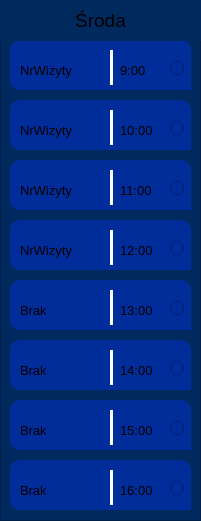
   <widget class="QFrame" name="frame_11">
    <property name="geometry">
     <rect>
      <x>450</x>
      <y>120</y>
      <width>201</width>
      <height>521</height>
     </rect>
    </property>
    <property name="styleSheet">
     <string notr="true">background-color: rgb(0, 41, 94);</string>
    </property>
    <property name="frameShape">
     <enum>QFrame::Shape::StyledPanel</enum>
    </property>
    <property name="frameShadow">
     <enum>QFrame::Shadow::Raised</enum>
    </property>
    <widget class="QFrame" name="frame_82">
     <property name="geometry">
      <rect>
       <x>10</x>
       <y>40</y>
       <width>181</width>
       <height>50</height>
      </rect>
     </property>
     <property name="styleSheet">
      <string notr="true">background-color: rgb(0, 45, 154);
border-radius: 10px;</string>
     </property>
     <property name="frameShape">
      <enum>QFrame::Shape::StyledPanel</enum>
     </property>
     <property name="frameShadow">
      <enum>QFrame::Shadow::Raised</enum>
     </property>
     <widget class="QLabel" name="label_153">
      <property name="geometry">
       <rect>
        <x>10</x>
        <y>10</y>
        <width>121</width>
        <height>41</height>
       </rect>
      </property>
      <property name="font">
       <font>
        <pointsize>10</pointsize>
        <bold>false</bold>
       </font>
      </property>
      <property name="layoutDirection">
       <enum>Qt::LayoutDirection::LeftToRight</enum>
      </property>
      <property name="styleSheet">
       <string notr="true"/>
      </property>
      <property name="text">
       <string>NrWizyty</string>
      </property>
      <property name="textFormat">
       <enum>Qt::TextFormat::RichText</enum>
      </property>
      <property name="alignment">
       <set>Qt::AlignmentFlag::AlignLeading|Qt::AlignmentFlag::AlignLeft|Qt::AlignmentFlag::AlignVCenter</set>
      </property>
     </widget>
     <widget class="Line" name="line_75">
      <property name="geometry">
       <rect>
        <x>100</x>
        <y>10</y>
        <width>3</width>
        <height>35</height>
       </rect>
      </property>
      <property name="styleSheet">
       <string notr="true">background-color: white;</string>
      </property>
      <property name="orientation">
       <enum>Qt::Orientation::Vertical</enum>
      </property>
     </widget>
     <widget class="QLabel" name="label_154">
      <property name="geometry">
       <rect>
        <x>110</x>
        <y>10</y>
        <width>131</width>
        <height>41</height>
       </rect>
      </property>
      <property name="font">
       <font>
        <pointsize>10</pointsize>
        <bold>false</bold>
       </font>
      </property>
      <property name="layoutDirection">
       <enum>Qt::LayoutDirection::LeftToRight</enum>
      </property>
      <property name="styleSheet">
       <string notr="true"/>
      </property>
      <property name="text">
       <string>9:00</string>
      </property>
      <property name="textFormat">
       <enum>Qt::TextFormat::RichText</enum>
      </property>
      <property name="alignment">
       <set>Qt::AlignmentFlag::AlignLeading|Qt::AlignmentFlag::AlignLeft|Qt::AlignmentFlag::AlignVCenter</set>
      </property>
     </widget>
     <widget class="QRadioButton" name="radioButton_37">
      <property name="geometry">
       <rect>
        <x>160</x>
        <y>15</y>
        <width>112</width>
        <height>26</height>
       </rect>
      </property>
      <property name="text">
       <string/>
      </property>
     </widget>
    </widget>
    <widget class="QLabel" name="label_11">
     <property name="geometry">
      <rect>
       <x>0</x>
       <y>0</y>
       <width>201</width>
       <height>41</height>
      </rect>
     </property>
     <property name="font">
      <font>
       <pointsize>14</pointsize>
       <bold>false</bold>
      </font>
     </property>
     <property name="layoutDirection">
      <enum>Qt::LayoutDirection::RightToLeft</enum>
     </property>
     <property name="styleSheet">
      <string notr="true"/>
     </property>
     <property name="text">
      <string>Środa</string>
     </property>
     <property name="textFormat">
      <enum>Qt::TextFormat::RichText</enum>
     </property>
     <property name="alignment">
      <set>Qt::AlignmentFlag::AlignCenter</set>
     </property>
    </widget>
    <widget class="QFrame" name="frame_83">
     <property name="geometry">
      <rect>
       <x>10</x>
       <y>100</y>
       <width>181</width>
       <height>50</height>
      </rect>
     </property>
     <property name="styleSheet">
      <string notr="true">background-color: rgb(0, 45, 154);
border-radius: 10px;</string>
     </property>
     <property name="frameShape">
      <enum>QFrame::Shape::StyledPanel</enum>
     </property>
     <property name="frameShadow">
      <enum>QFrame::Shadow::Raised</enum>
     </property>
     <widget class="QLabel" name="label_155">
      <property name="geometry">
       <rect>
        <x>10</x>
        <y>10</y>
        <width>121</width>
        <height>41</height>
       </rect>
      </property>
      <property name="font">
       <font>
        <pointsize>10</pointsize>
        <bold>false</bold>
       </font>
      </property>
      <property name="layoutDirection">
       <enum>Qt::LayoutDirection::LeftToRight</enum>
      </property>
      <property name="styleSheet">
       <string notr="true"/>
      </property>
      <property name="text">
       <string>NrWizyty</string>
      </property>
      <property name="textFormat">
       <enum>Qt::TextFormat::RichText</enum>
      </property>
      <property name="alignment">
       <set>Qt::AlignmentFlag::AlignLeading|Qt::AlignmentFlag::AlignLeft|Qt::AlignmentFlag::AlignVCenter</set>
      </property>
     </widget>
     <widget class="Line" name="line_76">
      <property name="geometry">
       <rect>
        <x>100</x>
        <y>10</y>
        <width>3</width>
        <height>35</height>
       </rect>
      </property>
      <property name="styleSheet">
       <string notr="true">background-color: white;</string>
      </property>
      <property name="orientation">
       <enum>Qt::Orientation::Vertical</enum>
      </property>
     </widget>
     <widget class="QLabel" name="label_156">
      <property name="geometry">
       <rect>
        <x>110</x>
        <y>10</y>
        <width>131</width>
        <height>41</height>
       </rect>
      </property>
      <property name="font">
       <font>
        <pointsize>10</pointsize>
        <bold>false</bold>
       </font>
      </property>
      <property name="layoutDirection">
       <enum>Qt::LayoutDirection::LeftToRight</enum>
      </property>
      <property name="styleSheet">
       <string notr="true"/>
      </property>
      <property name="text">
       <string>10:00</string>
      </property>
      <property name="textFormat">
       <enum>Qt::TextFormat::RichText</enum>
      </property>
      <property name="alignment">
       <set>Qt::AlignmentFlag::AlignLeading|Qt::AlignmentFlag::AlignLeft|Qt::AlignmentFlag::AlignVCenter</set>
      </property>
     </widget>
     <widget class="QRadioButton" name="radioButton_38">
      <property name="geometry">
       <rect>
        <x>160</x>
        <y>15</y>
        <width>112</width>
        <height>26</height>
       </rect>
      </property>
      <property name="text">
       <string/>
      </property>
     </widget>
    </widget>
    <widget class="QFrame" name="frame_84">
     <property name="geometry">
      <rect>
       <x>10</x>
       <y>160</y>
       <width>181</width>
       <height>50</height>
      </rect>
     </property>
     <property name="styleSheet">
      <string notr="true">background-color: rgb(0, 45, 154);
border-radius: 10px;</string>
     </property>
     <property name="frameShape">
      <enum>QFrame::Shape::StyledPanel</enum>
     </property>
     <property name="frameShadow">
      <enum>QFrame::Shadow::Raised</enum>
     </property>
     <widget class="QLabel" name="label_157">
      <property name="geometry">
       <rect>
        <x>10</x>
        <y>10</y>
        <width>121</width>
        <height>41</height>
       </rect>
      </property>
      <property name="font">
       <font>
        <pointsize>10</pointsize>
        <bold>false</bold>
       </font>
      </property>
      <property name="layoutDirection">
       <enum>Qt::LayoutDirection::LeftToRight</enum>
      </property>
      <property name="styleSheet">
       <string notr="true"/>
      </property>
      <property name="text">
       <string>NrWizyty</string>
      </property>
      <property name="textFormat">
       <enum>Qt::TextFormat::RichText</enum>
      </property>
      <property name="alignment">
       <set>Qt::AlignmentFlag::AlignLeading|Qt::AlignmentFlag::AlignLeft|Qt::AlignmentFlag::AlignVCenter</set>
      </property>
     </widget>
     <widget class="Line" name="line_77">
      <property name="geometry">
       <rect>
        <x>100</x>
        <y>10</y>
        <width>3</width>
        <height>35</height>
       </rect>
      </property>
      <property name="styleSheet">
       <string notr="true">background-color: white;</string>
      </property>
      <property name="orientation">
       <enum>Qt::Orientation::Vertical</enum>
      </property>
     </widget>
     <widget class="QLabel" name="label_158">
      <property name="geometry">
       <rect>
        <x>110</x>
        <y>10</y>
        <width>131</width>
        <height>41</height>
       </rect>
      </property>
      <property name="font">
       <font>
        <pointsize>10</pointsize>
        <bold>false</bold>
       </font>
      </property>
      <property name="layoutDirection">
       <enum>Qt::LayoutDirection::LeftToRight</enum>
      </property>
      <property name="styleSheet">
       <string notr="true"/>
      </property>
      <property name="text">
       <string>11:00</string>
      </property>
      <property name="textFormat">
       <enum>Qt::TextFormat::RichText</enum>
      </property>
      <property name="alignment">
       <set>Qt::AlignmentFlag::AlignLeading|Qt::AlignmentFlag::AlignLeft|Qt::AlignmentFlag::AlignVCenter</set>
      </property>
     </widget>
     <widget class="QRadioButton" name="radioButton_39">
      <property name="geometry">
       <rect>
        <x>160</x>
        <y>15</y>
        <width>112</width>
        <height>26</height>
       </rect>
      </property>
      <property name="text">
       <string/>
      </property>
     </widget>
    </widget>
    <widget class="QFrame" name="frame_85">
     <property name="geometry">
      <rect>
       <x>10</x>
       <y>340</y>
       <width>181</width>
       <height>50</height>
      </rect>
     </property>
     <property name="styleSheet">
      <string notr="true">background-color: rgb(0, 45, 154);
border-radius: 10px;</string>
     </property>
     <property name="frameShape">
      <enum>QFrame::Shape::StyledPanel</enum>
     </property>
     <property name="frameShadow">
      <enum>QFrame::Shadow::Raised</enum>
     </property>
     <widget class="QLabel" name="label_159">
      <property name="geometry">
       <rect>
        <x>10</x>
        <y>10</y>
        <width>121</width>
        <height>41</height>
       </rect>
      </property>
      <property name="font">
       <font>
        <pointsize>10</pointsize>
        <bold>false</bold>
       </font>
      </property>
      <property name="layoutDirection">
       <enum>Qt::LayoutDirection::LeftToRight</enum>
      </property>
      <property name="styleSheet">
       <string notr="true"/>
      </property>
      <property name="text">
       <string>Brak</string>
      </property>
      <property name="textFormat">
       <enum>Qt::TextFormat::RichText</enum>
      </property>
      <property name="alignment">
       <set>Qt::AlignmentFlag::AlignLeading|Qt::AlignmentFlag::AlignLeft|Qt::AlignmentFlag::AlignVCenter</set>
      </property>
     </widget>
     <widget class="Line" name="line_78">
      <property name="geometry">
       <rect>
        <x>100</x>
        <y>10</y>
        <width>3</width>
        <height>35</height>
       </rect>
      </property>
      <property name="styleSheet">
       <string notr="true">background-color: white;</string>
      </property>
      <property name="orientation">
       <enum>Qt::Orientation::Vertical</enum>
      </property>
     </widget>
     <widget class="QLabel" name="label_160">
      <property name="geometry">
       <rect>
        <x>110</x>
        <y>10</y>
        <width>131</width>
        <height>41</height>
       </rect>
      </property>
      <property name="font">
       <font>
        <pointsize>10</pointsize>
        <bold>false</bold>
       </font>
      </property>
      <property name="layoutDirection">
       <enum>Qt::LayoutDirection::LeftToRight</enum>
      </property>
      <property name="styleSheet">
       <string notr="true"/>
      </property>
      <property name="text">
       <string>14:00</string>
      </property>
      <property name="textFormat">
       <enum>Qt::TextFormat::RichText</enum>
      </property>
      <property name="alignment">
       <set>Qt::AlignmentFlag::AlignLeading|Qt::AlignmentFlag::AlignLeft|Qt::AlignmentFlag::AlignVCenter</set>
      </property>
     </widget>
     <widget class="QRadioButton" name="radioButton_40">
      <property name="geometry">
       <rect>
        <x>160</x>
        <y>15</y>
        <width>112</width>
        <height>26</height>
       </rect>
      </property>
      <property name="text">
       <string/>
      </property>
     </widget>
    </widget>
    <widget class="QFrame" name="frame_86">
     <property name="geometry">
      <rect>
       <x>10</x>
       <y>280</y>
       <width>181</width>
       <height>50</height>
      </rect>
     </property>
     <property name="styleSheet">
      <string notr="true">background-color: rgb(0, 45, 154);
border-radius: 10px;</string>
     </property>
     <property name="frameShape">
      <enum>QFrame::Shape::StyledPanel</enum>
     </property>
     <property name="frameShadow">
      <enum>QFrame::Shadow::Raised</enum>
     </property>
     <widget class="QLabel" name="label_161">
      <property name="geometry">
       <rect>
        <x>10</x>
        <y>10</y>
        <width>121</width>
        <height>41</height>
       </rect>
      </property>
      <property name="font">
       <font>
        <pointsize>10</pointsize>
        <bold>false</bold>
       </font>
      </property>
      <property name="layoutDirection">
       <enum>Qt::LayoutDirection::LeftToRight</enum>
      </property>
      <property name="styleSheet">
       <string notr="true"/>
      </property>
      <property name="text">
       <string>Brak</string>
      </property>
      <property name="textFormat">
       <enum>Qt::TextFormat::RichText</enum>
      </property>
      <property name="alignment">
       <set>Qt::AlignmentFlag::AlignLeading|Qt::AlignmentFlag::AlignLeft|Qt::AlignmentFlag::AlignVCenter</set>
      </property>
     </widget>
     <widget class="Line" name="line_79">
      <property name="geometry">
       <rect>
        <x>100</x>
        <y>10</y>
        <width>3</width>
        <height>35</height>
       </rect>
      </property>
      <property name="styleSheet">
       <string notr="true">background-color: white;</string>
      </property>
      <property name="orientation">
       <enum>Qt::Orientation::Vertical</enum>
      </property>
     </widget>
     <widget class="QLabel" name="label_162">
      <property name="geometry">
       <rect>
        <x>110</x>
        <y>10</y>
        <width>131</width>
        <height>41</height>
       </rect>
      </property>
      <property name="font">
       <font>
        <pointsize>10</pointsize>
        <bold>false</bold>
       </font>
      </property>
      <property name="layoutDirection">
       <enum>Qt::LayoutDirection::LeftToRight</enum>
      </property>
      <property name="styleSheet">
       <string notr="true"/>
      </property>
      <property name="text">
       <string>13:00</string>
      </property>
      <property name="textFormat">
       <enum>Qt::TextFormat::RichText</enum>
      </property>
      <property name="alignment">
       <set>Qt::AlignmentFlag::AlignLeading|Qt::AlignmentFlag::AlignLeft|Qt::AlignmentFlag::AlignVCenter</set>
      </property>
     </widget>
     <widget class="QRadioButton" name="radioButton_41">
      <property name="geometry">
       <rect>
        <x>160</x>
        <y>15</y>
        <width>112</width>
        <height>26</height>
       </rect>
      </property>
      <property name="text">
       <string/>
      </property>
     </widget>
    </widget>
    <widget class="QFrame" name="frame_87">
     <property name="geometry">
      <rect>
       <x>10</x>
       <y>220</y>
       <width>181</width>
       <height>50</height>
      </rect>
     </property>
     <property name="styleSheet">
      <string notr="true">background-color: rgb(0, 45, 154);
border-radius: 10px;</string>
     </property>
     <property name="frameShape">
      <enum>QFrame::Shape::StyledPanel</enum>
     </property>
     <property name="frameShadow">
      <enum>QFrame::Shadow::Raised</enum>
     </property>
     <widget class="QLabel" name="label_163">
      <property name="geometry">
       <rect>
        <x>10</x>
        <y>10</y>
        <width>121</width>
        <height>41</height>
       </rect>
      </property>
      <property name="font">
       <font>
        <pointsize>10</pointsize>
        <bold>false</bold>
       </font>
      </property>
      <property name="layoutDirection">
       <enum>Qt::LayoutDirection::LeftToRight</enum>
      </property>
      <property name="styleSheet">
       <string notr="true"/>
      </property>
      <property name="text">
       <string>NrWizyty</string>
      </property>
      <property name="textFormat">
       <enum>Qt::TextFormat::RichText</enum>
      </property>
      <property name="alignment">
       <set>Qt::AlignmentFlag::AlignLeading|Qt::AlignmentFlag::AlignLeft|Qt::AlignmentFlag::AlignVCenter</set>
      </property>
     </widget>
     <widget class="Line" name="line_80">
      <property name="geometry">
       <rect>
        <x>100</x>
        <y>10</y>
        <width>3</width>
        <height>35</height>
       </rect>
      </property>
      <property name="styleSheet">
       <string notr="true">background-color: white;</string>
      </property>
      <property name="orientation">
       <enum>Qt::Orientation::Vertical</enum>
      </property>
     </widget>
     <widget class="QLabel" name="label_164">
      <property name="geometry">
       <rect>
        <x>110</x>
        <y>10</y>
        <width>131</width>
        <height>41</height>
       </rect>
      </property>
      <property name="font">
       <font>
        <pointsize>10</pointsize>
        <bold>false</bold>
       </font>
      </property>
      <property name="layoutDirection">
       <enum>Qt::LayoutDirection::LeftToRight</enum>
      </property>
      <property name="styleSheet">
       <string notr="true"/>
      </property>
      <property name="text">
       <string>12:00</string>
      </property>
      <property name="textFormat">
       <enum>Qt::TextFormat::RichText</enum>
      </property>
      <property name="alignment">
       <set>Qt::AlignmentFlag::AlignLeading|Qt::AlignmentFlag::AlignLeft|Qt::AlignmentFlag::AlignVCenter</set>
      </property>
     </widget>
     <widget class="QRadioButton" name="radioButton_42">
      <property name="geometry">
       <rect>
        <x>160</x>
        <y>15</y>
        <width>112</width>
        <height>26</height>
       </rect>
      </property>
      <property name="text">
       <string/>
      </property>
     </widget>
    </widget>
    <widget class="QFrame" name="frame_88">
     <property name="geometry">
      <rect>
       <x>10</x>
       <y>400</y>
       <width>181</width>
       <height>50</height>
      </rect>
     </property>
     <property name="styleSheet">
      <string notr="true">background-color: rgb(0, 45, 154);
border-radius: 10px;</string>
     </property>
     <property name="frameShape">
      <enum>QFrame::Shape::StyledPanel</enum>
     </property>
     <property name="frameShadow">
      <enum>QFrame::Shadow::Raised</enum>
     </property>
     <widget class="QLabel" name="label_165">
      <property name="geometry">
       <rect>
        <x>10</x>
        <y>10</y>
        <width>121</width>
        <height>41</height>
       </rect>
      </property>
      <property name="font">
       <font>
        <pointsize>10</pointsize>
        <bold>false</bold>
       </font>
      </property>
      <property name="layoutDirection">
       <enum>Qt::LayoutDirection::LeftToRight</enum>
      </property>
      <property name="styleSheet">
       <string notr="true"/>
      </property>
      <property name="text">
       <string>Brak</string>
      </property>
      <property name="textFormat">
       <enum>Qt::TextFormat::RichText</enum>
      </property>
      <property name="alignment">
       <set>Qt::AlignmentFlag::AlignLeading|Qt::AlignmentFlag::AlignLeft|Qt::AlignmentFlag::AlignVCenter</set>
      </property>
     </widget>
     <widget class="Line" name="line_81">
      <property name="geometry">
       <rect>
        <x>100</x>
        <y>10</y>
        <width>3</width>
        <height>35</height>
       </rect>
      </property>
      <property name="styleSheet">
       <string notr="true">background-color: white;</string>
      </property>
      <property name="orientation">
       <enum>Qt::Orientation::Vertical</enum>
      </property>
     </widget>
     <widget class="QLabel" name="label_166">
      <property name="geometry">
       <rect>
        <x>110</x>
        <y>10</y>
        <width>131</width>
        <height>41</height>
       </rect>
      </property>
      <property name="font">
       <font>
        <pointsize>10</pointsize>
        <bold>false</bold>
       </font>
      </property>
      <property name="layoutDirection">
       <enum>Qt::LayoutDirection::LeftToRight</enum>
      </property>
      <property name="styleSheet">
       <string notr="true"/>
      </property>
      <property name="text">
       <string>15:00</string>
      </property>
      <property name="textFormat">
       <enum>Qt::TextFormat::RichText</enum>
      </property>
      <property name="alignment">
       <set>Qt::AlignmentFlag::AlignLeading|Qt::AlignmentFlag::AlignLeft|Qt::AlignmentFlag::AlignVCenter</set>
      </property>
     </widget>
     <widget class="QRadioButton" name="radioButton_43">
      <property name="geometry">
       <rect>
        <x>160</x>
        <y>15</y>
        <width>112</width>
        <height>26</height>
       </rect>
      </property>
      <property name="text">
       <string/>
      </property>
     </widget>
    </widget>
    <widget class="QFrame" name="frame_89">
     <property name="geometry">
      <rect>
       <x>10</x>
       <y>460</y>
       <width>181</width>
       <height>50</height>
      </rect>
     </property>
     <property name="styleSheet">
      <string notr="true">background-color: rgb(0, 45, 154);
border-radius: 10px;</string>
     </property>
     <property name="frameShape">
      <enum>QFrame::Shape::StyledPanel</enum>
     </property>
     <property name="frameShadow">
      <enum>QFrame::Shadow::Raised</enum>
     </property>
     <widget class="QLabel" name="label_167">
      <property name="geometry">
       <rect>
        <x>10</x>
        <y>10</y>
        <width>121</width>
        <height>41</height>
       </rect>
      </property>
      <property name="font">
       <font>
        <pointsize>10</pointsize>
        <bold>false</bold>
       </font>
      </property>
      <property name="layoutDirection">
       <enum>Qt::LayoutDirection::LeftToRight</enum>
      </property>
      <property name="styleSheet">
       <string notr="true"/>
      </property>
      <property name="text">
       <string>Brak</string>
      </property>
      <property name="textFormat">
       <enum>Qt::TextFormat::RichText</enum>
      </property>
      <property name="alignment">
       <set>Qt::AlignmentFlag::AlignLeading|Qt::AlignmentFlag::AlignLeft|Qt::AlignmentFlag::AlignVCenter</set>
      </property>
     </widget>
     <widget class="Line" name="line_82">
      <property name="geometry">
       <rect>
        <x>100</x>
        <y>10</y>
        <width>3</width>
        <height>35</height>
       </rect>
      </property>
      <property name="styleSheet">
       <string notr="true">background-color: white;</string>
      </property>
      <property name="orientation">
       <enum>Qt::Orientation::Vertical</enum>
      </property>
     </widget>
     <widget class="QLabel" name="label_168">
      <property name="geometry">
       <rect>
        <x>110</x>
        <y>10</y>
        <width>131</width>
        <height>41</height>
       </rect>
      </property>
      <property name="font">
       <font>
        <pointsize>10</pointsize>
        <bold>false</bold>
       </font>
      </property>
      <property name="layoutDirection">
       <enum>Qt::LayoutDirection::LeftToRight</enum>
      </property>
      <property name="styleSheet">
       <string notr="true"/>
      </property>
      <property name="text">
       <string>16:00</string>
      </property>
      <property name="textFormat">
       <enum>Qt::TextFormat::RichText</enum>
      </property>
      <property name="alignment">
       <set>Qt::AlignmentFlag::AlignLeading|Qt::AlignmentFlag::AlignLeft|Qt::AlignmentFlag::AlignVCenter</set>
      </property>
     </widget>
     <widget class="QRadioButton" name="radioButton_44">
      <property name="geometry">
       <rect>
        <x>160</x>
        <y>15</y>
        <width>112</width>
        <height>26</height>
       </rect>
      </property>
      <property name="text">
       <string/>
      </property>
     </widget>
    </widget>
   </widget>
